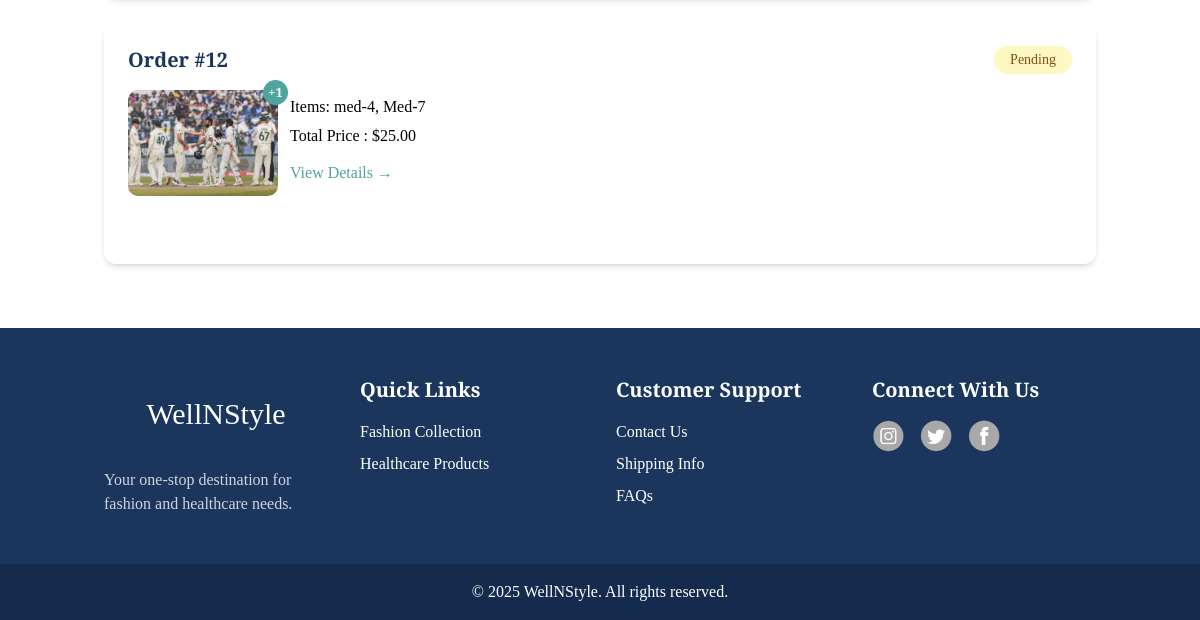
The app's page /orders/ (signed in, lower part), older data.
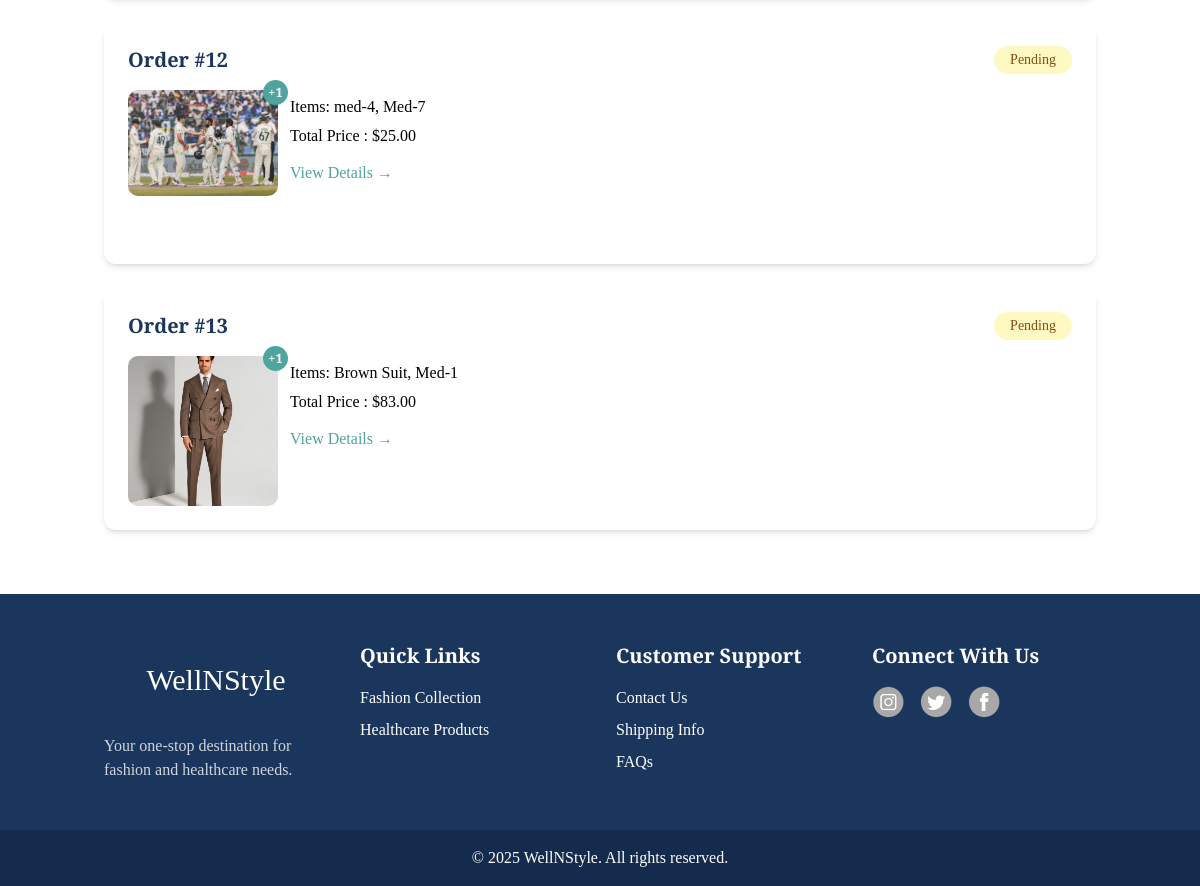
The same page, newer data.
### ecom/models.py (models this page shows, shortened)
class Order(models.Model):
    user = models.ForeignKey(User, on_delete=models.CASCADE)
    products = models.ManyToManyField(Product)
    total_price = models.DecimalField(max_digits=10, decimal_places=2)
    status = models.CharField(max_length=100)

class Product(models.Model):
    name = models.CharField(max_length=255)
    description = models.TextField()
    price = models.DecimalField(max_digits=10, decimal_places=2)
    category = models.ForeignKey(Category, on_delete=models.CASCADE)
    image = models.ImageField(upload_to='product/img')
    stock_quantity = models.IntegerField()

### ecom/views.py (the view)
# urls.py: path('orders/',orders, name = 'orders'),
@login_required(login_url='/loginpg/')
def orders(request):
    user_orders = Order.objects.filter(user=request.user)
    return render(request, "ecom/orders.html", {'user_orders': user_orders})

### ecom/templates/ecom/orders.html (shortened to what this page needs)
{% extends 'ecom/base.html' %}
{% load static %}
{% block body %}
<div class="container mx-auto px-4 py-16">
    <div class="space-y-6">
        {% for order in user_orders %}
        <div class="bg-white rounded-xl shadow-md overflow-hidden">
            <div class="p-6">
                <div class="flex items-center justify-between mb-4">
                    <h3 class="text-xl font-semibold text-[#1B365D]">Order #{{ order.id }}</h3>
                    <span class="px-4 py-1 rounded-full text-sm
                        {% if order.status == 'Pending' %}bg-yellow-100 text-yellow-800
                        {% elif order.status == 'Completed' %}bg-green-100 text-green-800
                        {% else %}bg-gray-100 text-gray-800{% endif %}">
                        {{ order.status }}
                    </span>
                </div>
                <div class="order-details">
                    <div class="image-container">
                        {% with first_product=order.products.first %}
                            <img src="{{ first_product.image.url }}" alt="{{ first_product.name }}" width="150" height="150" class="rounded-lg object-cover">
                            {% if order.products.count > 1 %}
                                <div class="product-count">
                                    +{{ order.products.count|add:"-1" }}
                                </div>
                            {% endif %}
                        {% endwith %}
                    </div>
                    <div class="order-info px-3">
                        <p>Items: {% for item in order.products.all %} {{ item.name }}{% if not forloop.last %}, {% endif %}{% endfor %}</p>
                        <p>Total Price : ${{ order.total_price }}</p>
                        <a href="{% url 'order_details' order.id %}" class="text-[#4FA49D] hover:text-[#1B365D] mt-2 inline-block">
                            View Details →
                        </a>
                    </div>
                </div>
            </div>
        </div>
        {% endfor %}
    </div>
</div>
{% endblock %}

Row changes from the older to the newer data that the page shows:
added Order: id "13", status "Pending", products.first.image (picture), products.count|add "1", total_price "83.00"
now on this page (row unchanged): Product: name "Brown Suit", shown under "13"
now on this page (row unchanged): Product: name "Med-1", shown under "13"
